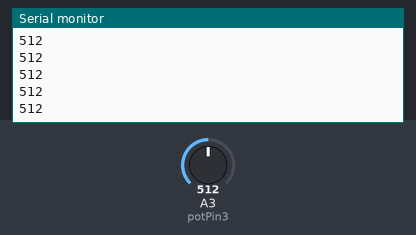
A sketch run on a simulated Arduino Uno, built with avr-gcc and run on an emulated ATmega328P. Parts: the last lines printed to the serial monitor. The test bench sets the inputs (shaded band); at power-on: A3 (potPin3) = 512.

Above: at 1.2 s.
1.3 s: A3 (potPin3) set to 716
At 1.8 s:
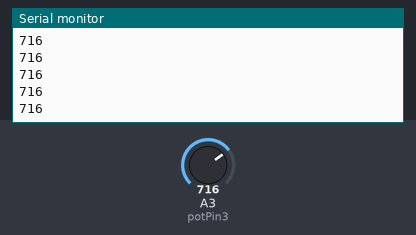
2.8 s: A3 (potPin3) set to 900
At 3.3 s:
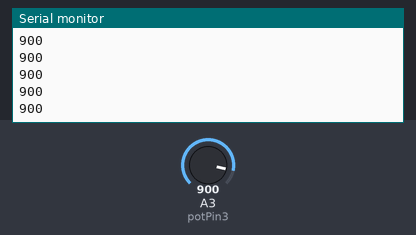
Timing chart, 0 to 5.8 s (numbered marks = the images above; inputs shaded):
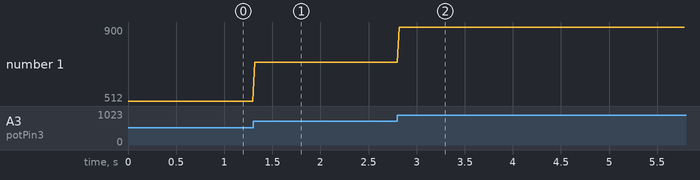

Measured:
- after the input at 1.3 s, the serial monitor: prints a new line at once (image 1)
- after the input at 2.8 s, the serial monitor: prints a new line at once (image 2)
- plotted number 1: 512 → 716 after the input at 1.3 s, 716 → 900 after the input at 2.8 s

The sketch:

PotenciometroTest1.ino
```cpp
//Pin de entrada de la señal del potenciómetro
int potPin3 = 3;
//Variable del valor del sensor
int val3 = 0;

//--setup
void setup() {
  Serial.begin(115200);
}

//--loop
void loop(){
  val3 = analogRead(potPin3);

  Serial.println(val3);
  delay(20);

}
```
